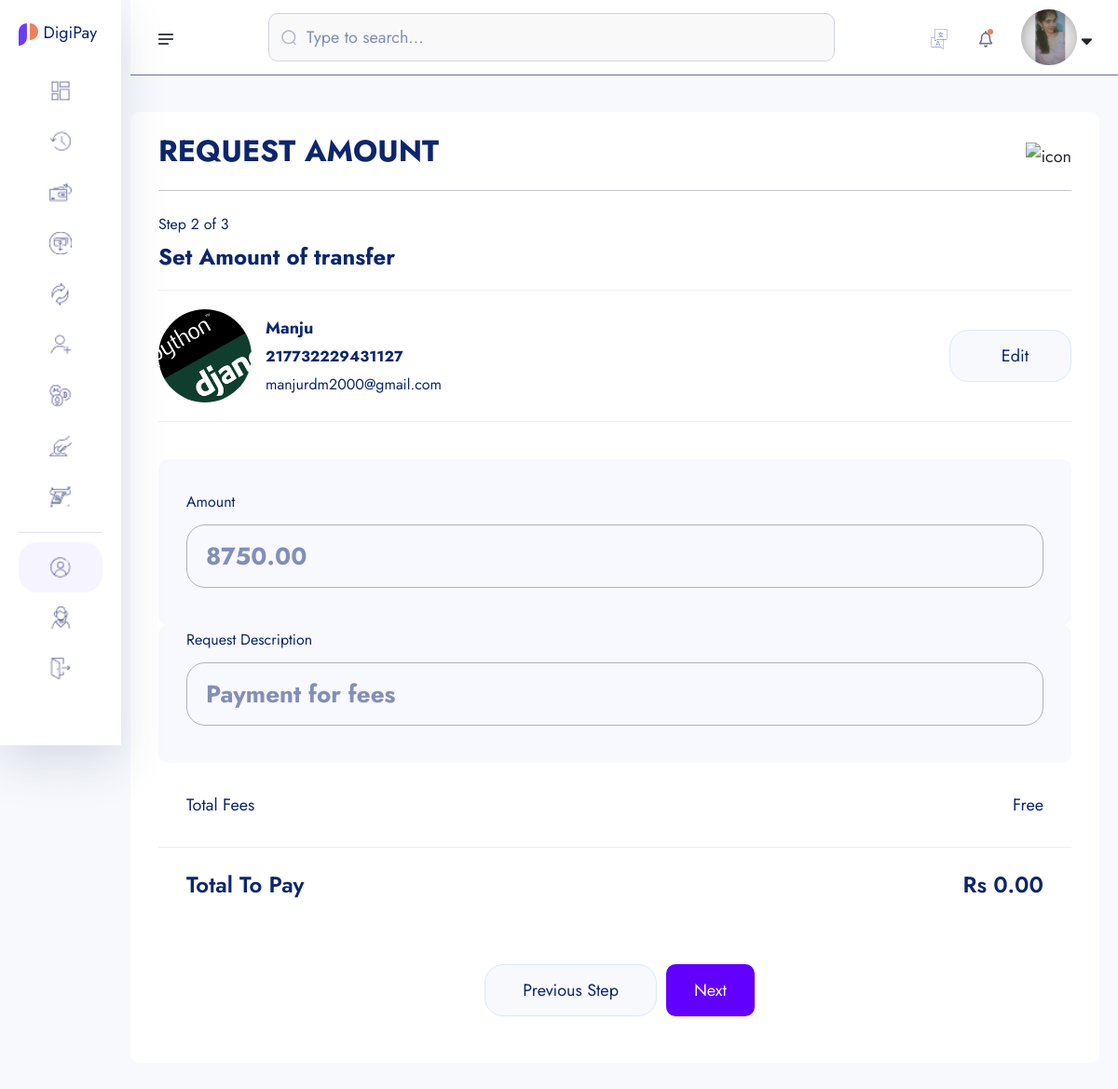
The page /core/request_amount/217732229431127/ (signed in) on the database its author committed.
### bankaccounts/models.py (models this page shows, shortened)
class KYC(models.Model):
    id=models.UUIDField(primary_key=True,unique=True,default=uuid.uuid4,editable=False)
    user=models.OneToOneField(User,on_delete=models.CASCADE)
    account=models.OneToOneField(Account,on_delete=models.CASCADE)
    full_name=models.CharField(max_length=200)
    image=models.ImageField(upload_to='userimg/')
    marital_status=models.CharField(max_length=100,choices=MARITAL_STATUS)
    gender=models.CharField(max_length=100,choices=GENDER)
    identity_type=models.CharField(max_length=100,choices=IDENTITY_TYPE)
    identity_image=models.ImageField(upload_to='userimg/')
    date_of_birth=models.DateField(auto_now_add=False)
    signature=models.ImageField(upload_to='userimg/')
    country=models.CharField(max_length=100)
    state=models.CharField(max_length=100)
    city=models.CharField(max_length=100)
    phone=models.CharField(max_length=100)
    email=models.EmailField(unique=True,blank=True)

class Account(models.Model):
    id=models.UUIDField(primary_key=True,unique=True,default=uuid.uuid4,editable=False)
    user=models.OneToOneField(User,on_delete=models.CASCADE)
    account_balance=models.DecimalField(max_digits=12,decimal_places=2,default=0.00)
    account_number=ShortUUIDField(unique=True,length=12,max_length=25,prefix='217',alphabet='1234567890')
    account_id=ShortUUIDField(unique=True,length=10,max_length=25,prefix='DIGP',alphabet='1234567890')
    pin_number=ShortUUIDField(unique=True,length=4,max_length=7,alphabet='1234567890')
    account_status=models.CharField(max_length=100,choices=ACCOUNT_STATUS,default='in-active')
    date=models.DateField(auto_now_add=True)
    kyc_submitted=models.BooleanField(default=False)
    kyc_confirmed=models.BooleanField(default=False)

### transactions/payment_request.py (the view, shortened to what this page needs)
# urls.py: path('request_amount/<account_number>/',payment_request.request_amount,name='request_amount'),
def request_amount(request,account_number):
    account=Account.objects.get(account_number=account_number)
    sender=request.user
    receiver=account.user
    sender_account=request.user.account
    receiver_account=account
    return render(request,'payment_request/request_amount.html',{'account':account})

### templates/payment_request/request_amount.html (shortened to what this page needs)
{% extends "partials/dashbord_base.html" %}
{% load static %}
{% load humanize %}
{% block content %}
    <section class="dashboard-section body-collapse pay step step-2">
        <div class="overlay pt-120">
            <div class="container-fruid">
                <div class="main-content">
                    <div class="head-area d-flex align-items-center justify-content-between">
                        <h4>REQUEST AMOUNT</h4>
                        <div class="icon-area">
                            <img src="{% static 'assets1/images/icon/support-icon.png' %}" alt="icon">
                        </div>
                    </div>
                    <div class="choose-recipient">
                        <div class="step-area">
                            <span class="mdr">Step 2 of 3</span>
                            <h5>Set Amount of transfer</h5>
                        </div>
                        <div class="user-select">
                            <div class="single-user">
                                <div class="left d-flex align-items-center">
                                    <div class="img-area">
                                        <img src="{{ account.user.kyc.image.url }}" style="width: 100px; height: 100px; border-radius: 50%; object-fit: cover;"  alt="image">
                                    </div>
                                    <div class="text-area">
                                        <p>{{ account.user.kyc.full_name|title }}</p>
                                        <span class="mdr"><b>{{ account.account_number }}</b></span> <br>
                                        <span class="mdr">{{ account.kyc.email }}</span>
                                    </div>
                                </div>
                                <div class="right">
                                    <a href="{% url 'transactions:search' %}">
                                        Edit
                                    </a>
                                </div>
                            </div>
                        </div>
                    </div>
                    <form  method="POST">
                        <div class="send-banance">
                            <span class="mdr">Amount</span>
                            <div class="input-area">
                                <input class="xxlr" onkeyup="CalculateBalance()"  type="number"
                                placeholder="{{account.account_balance}}" name="amount-send" id="amount-send">
                            </div>
                        </div>
                        <div class="send-banance pt-0 mt-0">
                            <span class="mdr">Request Description</span>
                            <div class="input-area">
                                <input class="xxlr" onkeyup="CalculateBalance()" placeholder="Payment for fees" type="text" name="description">
                            </div>
                        </div>
                        <ul class="total-fees">
                            <li>Total Fees</li>
                            <li>Free</li>
                        </ul>
                        <ul class="total-fees pay">
                            <li><h5>Total To Pay</h5></li>
                            <li><h5 id="total-to-pay">Rs 0.00</h5></li>
                        </ul>
                        <div class="footer-area mt-40">
                            <a href="pay-step-1.html">Previous Step</a>
                            <button type="submit" style="padding: 10px 30px; border-radius: 10px; background: rgb(98, 0, 255); color: #fff;" class="active">Next</button>
                        </div>
                    </form>
                </div>
            </div>
        </div>
    </section>
    {% endblock content %}

### templates/partials/dashbord_base.html (shortened to what this page needs)
{% load static %}
<!doctype html>
<html lang="en">
<head>
    <link href="https://cdn.jsdelivr.net/npm/bootstrap@5.3.1/dist/css/bootstrap.min.css" rel="stylesheet">
    <link rel="stylesheet" href="{% static 'assets1/css/bootstrap.min.css' %}">
    <link rel="stylesheet" href="{% static 'assets1/css/fontawesome.min.css' %}">
    <link rel="stylesheet" href="{% static 'assets1/css/jquery-ui.css' %}">
    <link rel="stylesheet" href="{% static 'assets1/css/plugin/apexcharts.css' %}">
    <link rel="stylesheet" href="{% static 'assets1/css/plugin/nice-select.css' %}">
    <link rel="stylesheet" href="{% static 'assets1/css/arafat-font.css' %}">
    <link rel="stylesheet" href="{% static 'assets1/css/plugin/animate.css' %}">
    <link rel="stylesheet" href="{% static 'assets1/css/style.css' %}">
</head>
<body>
    <header class="header-section body-collapse">
        <div class="overlay">
            <div class="container-fruid">
                <div class="row d-flex header-area">
                    <div class="navbar-area d-flex align-items-center justify-content-between">
                        <div class="sidebar-icon">
                            <img src="{% static 'assets1/images/icon/menu.png' %}" alt="icon">
                        </div>
                        <form method="POST" class="flex-fill">
                            <div class="form-group d-flex align-items-center">
                                <img src="{% static 'assets1/images/icon/search.png' %}" alt="icon">
                                <input type="text" placeholder="Type to search...">
                            </div>
                        </form>
                        <div class="dashboard-nav">
                            <div class="single-item language-area">
                                <div class="language-btn">
                                    <img src="{% static 'assets1/images/icon/lang.png' %}" alt="icon">
                                </div>
                            </div>
                            <div class="single-item notifications-area">
                                <div class="notifications-btn">
                                    <img src="{% static 'assets1/images/icon/bell.png' %}" class="bell-icon" alt="icon">
                                </div>
                            </div>
                            <div class="single-item user-area">
                                <div class="profile-area d-flex align-items-center">
                                    <span class="user-profile">
                                        {% if request.user.kyc.image.url %}
                                            <img style="width: 60px; height: 60px; border-radius: 50%; object-fit: cover;" src="{{ request.user.kyc.image.url }}" alt="image">
                                        {% else %}
                                            <img src="{% static 'assets1/images/default.jpg' %}"  style="width: 50px; height: 50px; border-radius: 50%; object-fit: cover;" alt="">
                                        {% endif %}
                                    </span>
                                    <i class="fa-solid fa-sort-down"></i>
                                </div>
                            </div>
                        </div>
                    </div>
                    <div class="sidebar-wrapper">
                        <div class="sidebar-logo">
                            <a href="#"><img src="{% static 'assets1/images/fav.png' %}" alt="logo"> DigiPay</a>
                        </div>
                        <ul>
                            <li>
                                <a href="#">
                                    <img src="{% static 'assets1/images/icon/dashboard.png' %}" alt="Dashboard"> <span>Dashboard</span>
                                </a>
                            </li>
                            <li>
                                <a href="#">
                                    <img src="{% static 'assets1/images/icon/transactions.png' %}" alt="Transactions"> <span>Transactions</span>
                                </a>
                            </li>
                            <li>
                                <a href="#">
                                    <img src="{% static 'assets1/images/icon/pay.png' %}" alt="Pay"> <span>Pay</span>
                                </a>
                            </li>
                            <li>
                                <a href="#">
                                    <img src="{% static 'assets1/images/icon/receive.png' %}" alt="Receive"> <span>Receive</span>
                                </a>
                            </li>
                            <li>
                                <a href="money-exchange.html">
                                    <img src="{% static 'assets1/images/icon/exchange.png' %}" alt="Exchange"> <span>Exchange</span>
                                </a>
                            </li>
                            <li>
                                <a href="recipients.html">
                                    <img src="{% static 'assets1/images/icon/recipients.png' %}" alt="Recipients"> <span>Recipients</span>
                                </a>
                            </li>
                            <li>
                                <a href="crypto.html">
                                    <img src="{% static 'assets1/images/icon/crypto.png' %}" alt="Crypto"> <span>Crypto</span>
                                </a>
                            </li>
                            <li>
                                <a href="deposit-money.html">
                                    <img src="{% static 'assets1/images/icon/deposit.png' %}" alt="Deposit"> <span>Deposit Money</span>
                                </a>
                            </li>
                            <li>
                                <a href="withdraw-money-step-1.html">
                                    <img src="{% static 'assets1/images/icon/withdraw.png' %}" alt="Withdraw"> <span>Withdraw Money</span>
                                </a>
                            </li>
                        </ul>
                        <ul class="bottom-item">
                            <li class="active">
                                <a href="#">
                                    <img src="{% static 'assets1/images/icon/account.png' %}" alt="Account"> <span>Account</span>
                                </a>
                            </li>
                            <li>
                                <a href="javascript:void(0)">
                                    <img src="{% static 'assets1/images/icon/support.png' %}" alt="Support"> <span>Support</span>
                                </a>
                            </li>
                            <li>
                                <a href="javascript:void(0)">
                                    <img src="{% static 'assets1/images/icon/quit.png' %}" alt="Quit"> <span>Quit</span>
                                </a>
                            </li>
                        </ul>
                        <div class="pt-120">
                        </div>
                    </div>
                </div>
            </div>
        </div>
    </header>
{% block content %}
{% endblock content %}
</body>
</html>

### rows shown on the page
Account: user.kyc.image (picture), user.kyc.full_name "Manju", account_number "217732229431127", kyc.email "manjurdm2000@gmail.com", amount-send "8750.00"
